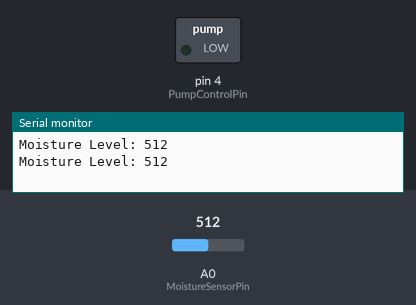
The sketch below on a simulated Arduino Uno, built with avr-gcc and run on an emulated ATmega328P. Shown: switched loads named in the sketch (green lamp = pin HIGH), the last lines printed to the serial monitor. Inputs (shaded band) come from the test bench; at power-on: A0 (MoistureSensorPin) = 512.

Above: at 1.8 s.
1.9 s: A0 (MoistureSensorPin) set to 483
At 2.5 s:
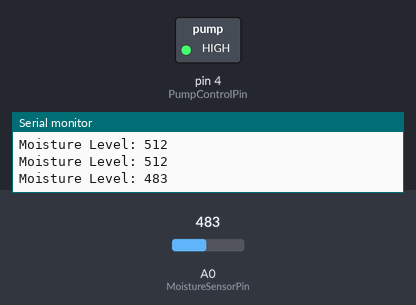
3.5 s: A0 (MoistureSensorPin) set to 510
At 4.7 s:
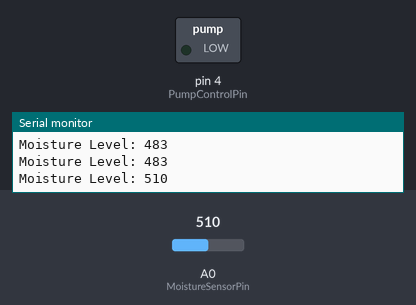
5.5 s: A0 (MoistureSensorPin) set to 490
At 6.9 s:
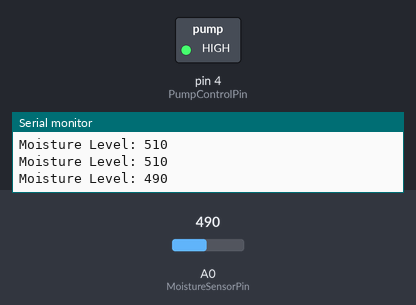
Timing chart, 0 to 8.5 s (numbered marks = the images above; inputs shaded):
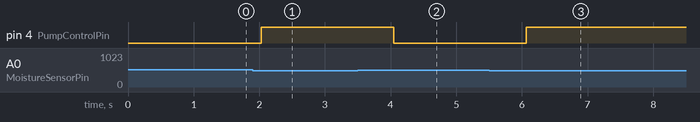

Measured:
- the behaviour switches between 500 and 499 on A0 (MoistureSensorPin) (found by bisection; images 0 and 1)
- after the input at 1.9 s, pin 4 (PumpControlPin): LOW → HIGH after 0.13 s
- after the input at 3.5 s, pin 4 (PumpControlPin): HIGH → LOW after 0.55 s
- after the input at 5.5 s, pin 4 (PumpControlPin): LOW → HIGH after 0.57 s

The sketch:

liffi.ino
```cpp
// LiFi-based Irrigation System

// Include necessary libraries
#include <SoftwareSerial.h>

// Define LiFi parameters
const int LiFiTxPin = 2;  // Transmit Pin
const int LiFiRxPin = 3;  // Receive Pin

// Define irrigation parameters
const int MoistureSensorPin = A0;  // Moisture sensor analog pin
const int PumpControlPin = 4;      // Pin to control the irrigation pump

// Define threshold for moisture level
const int MoistureThreshold = 500;  // Adjust this value based on your sensor readings

// Create a SoftwareSerial object for LiFi communication
SoftwareSerial LiFiSerial(LiFiRxPin, LiFiTxPin);

void setup() {
  // Start serial communication for debugging
  Serial.begin(9600);

  // Set up LiFi communication
  LiFiSerial.begin(9600);

  // Set up pins
  pinMode(MoistureSensorPin, INPUT);
  pinMode(PumpControlPin, OUTPUT);
}

void loop() {
  // Read moisture level from the sensor
  int moistureLevel = analogRead(MoistureSensorPin);

  // Print moisture level for debugging
  Serial.print("Moisture Level: ");
  Serial.println(moistureLevel);

  // Check if moisture level is below the threshold
  if (moistureLevel < MoistureThreshold) {
    // Send LiFi signal to turn on the pump
    LiFiSerial.println("PumpOn");

    // Turn on the irrigation pump
    digitalWrite(PumpControlPin, HIGH);
  } else {
    // Send LiFi signal to turn off the pump
    LiFiSerial.println("PumpOff");

    // Turn off the irrigation pump
    digitalWrite(PumpControlPin, LOW);
  }

  // Add a delay to prevent rapid changes
  delay(1000);
}
```
